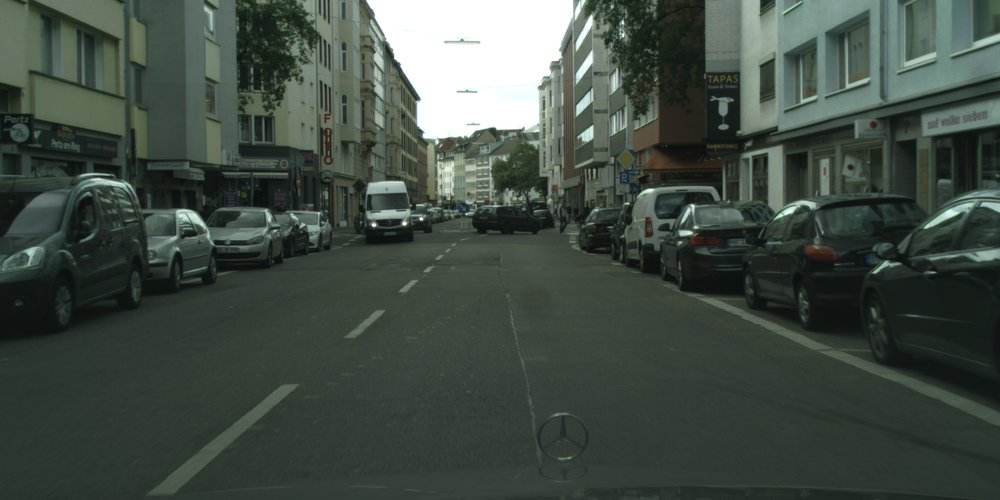
%> input picture Data/cologne_000073_000019_leftImg8bit.png, 1000 x 500 px, shrunk from 2048 x 1024 before the run
$ octave frequency_low_pass.m   (GNU Octave 9; MATLAB toolbox functions it lacks are replaced by stand-ins)
%> lines starting %> are read from the running program, lines starting %| are printed output that depends on the picture
clc; clear; close all;

% Image file in root folder
img_name = 'cologne_000073_000019_leftImg8bit.png';  % change this as needed
image_path = img_name;

% Output folder path (still inside 'outputs/frequency_filtered')
output_folder = fullfile('outputs', 'frequency_filtered');
if ~exist(output_folder, 'dir')
    mkdir(output_folder);
end

% Read and resize image
img = imread(image_path);
%> img is the input picture: size 500x1000x3 uint8; mean R, G, B 66.3, 76.8, 68.3
gray = rgb2gray(img);

% FFT and shift
F = fft2(double(gray));
F_shifted = fftshift(F);

% Create low-pass filter mask
radius = 80;
[rows, cols] = size(gray);
%> rows = 500; cols = 1000
[X, Y] = meshgrid(1:cols, 1:rows);
center_x = ceil(cols/2); center_y = ceil(rows/2);
%> after `center_x = ceil(cols/2)`: center_x = 500
%> after `center_y = ceil(rows/2)`: center_y = 250
mask = sqrt((X - center_x).^2 + (Y - center_y).^2) <= radius;

% Apply mask
F_filtered = F_shifted .* mask;

% Inverse FFT
F_ishift = ifftshift(F_filtered);
img_filtered = real(ifft2(F_ishift));
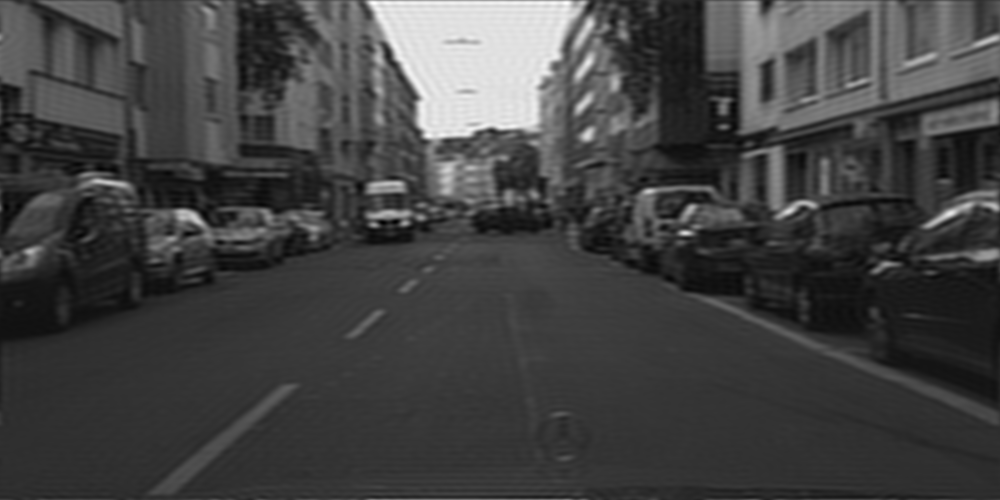
%> img_filtered: size 500x1000 double; min -3.91, max 289.5, mean 72.7; drawn with min black and max white
img_filtered = uint8(mat2gray(img_filtered) * 255);
%> img_filtered: size 500x1000 uint8

% Save result
output_filename = [img_name(1:end-4) '_fft_filtered.png'];
imwrite(img_filtered, fullfile(output_folder, output_filename));

% Show outputs in separate figures (MATLAB Online friendly)
figure('Name', 'Original Grayscale');
imshow(gray); title('Original Grayscale');

figure('Name', 'FFT Spectrum');
imshow(log(1 + abs(F_shifted)), []); colormap jet; colorbar;
%> after `imshow(log(1 + abs(F_shifted)), [])`:
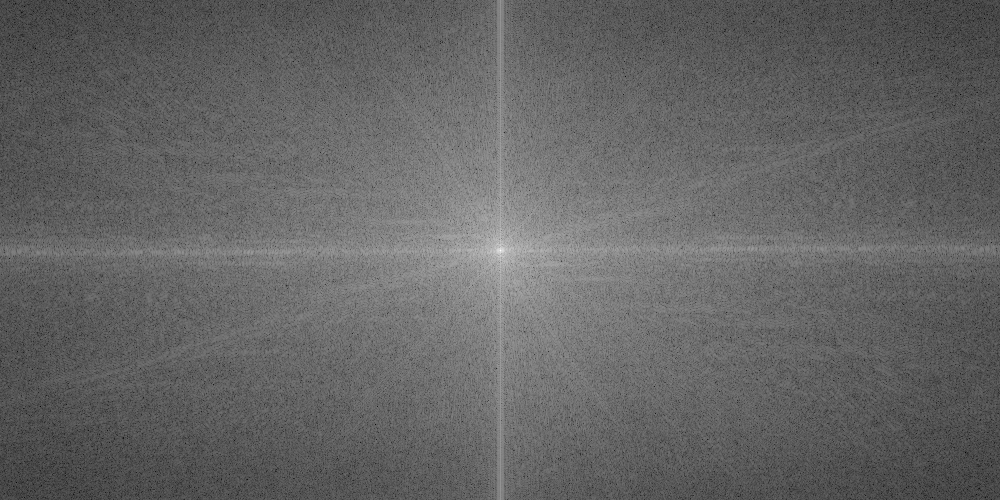
%> displayed picture: size 500x1000, on the screen's scale of 0 to 255; min 0, max 255, mean 100.2
title('FFT Magnitude Spectrum');
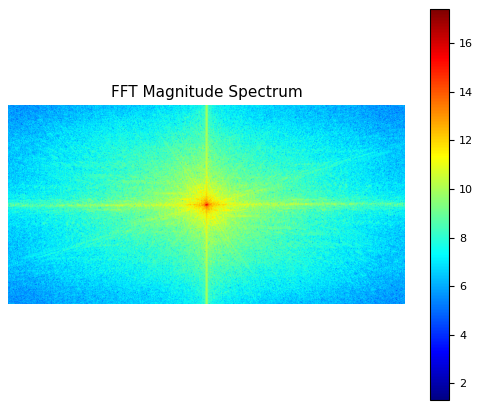
%> figure redrawn from the program's plot data

figure('Name', 'Low-Pass Filtered Image');
imshow(img_filtered); title('Filtered (Low-Pass FFT)');

$ run again, with Data/cologne_000034_000019_leftImg8bit.png copied over Data/cologne_000073_000019_leftImg8bit.png
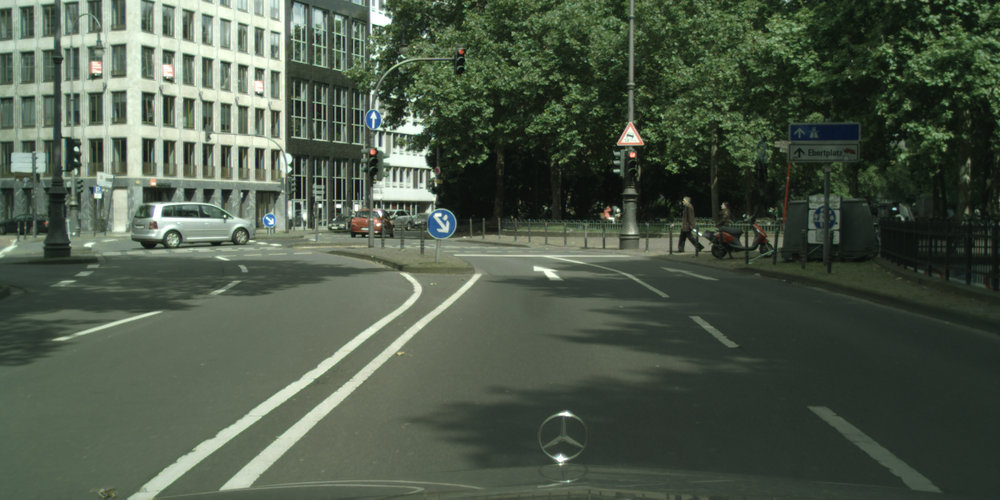
%> input picture Data/cologne_000034_000019_leftImg8bit.png, 1000 x 500 px, shrunk from 2048 x 1024 before the run
%> img is the input picture: size 500x1000x3 uint8; mean R, G, B 76.9, 88.6, 72.9
%> `imshow(log(1 + abs(F_shifted)), [])`:
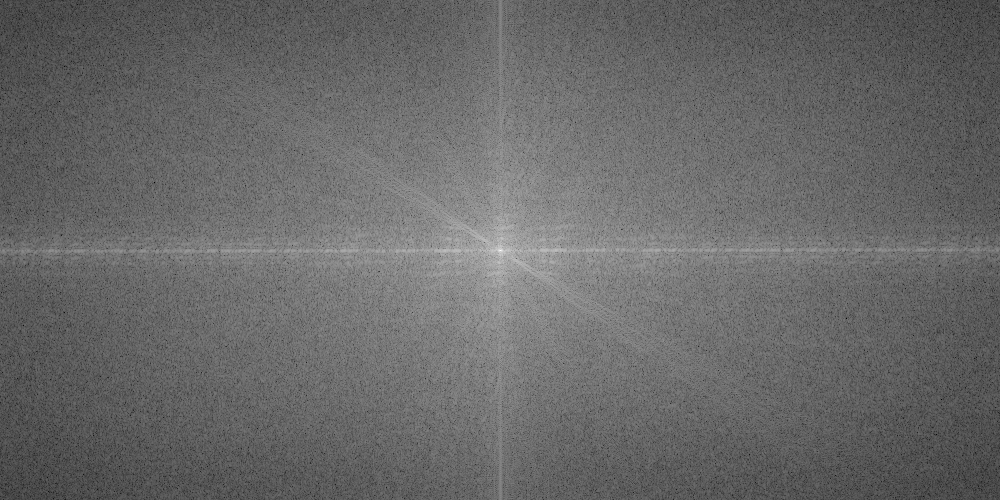
%> displayed picture: size 500x1000, on the screen's scale of 0 to 255; min 0, max 255, mean 104.2
%> `title('FFT Magnitude Spectrum');`:
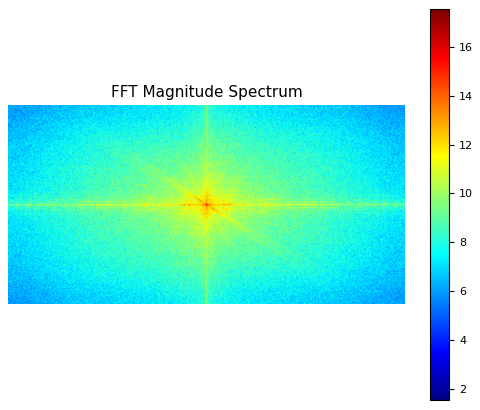
%> figure redrawn from the program's plot data

$ run again, with Data/bremen_000007_000019_leftImg8bit.png copied over Data/cologne_000073_000019_leftImg8bit.png
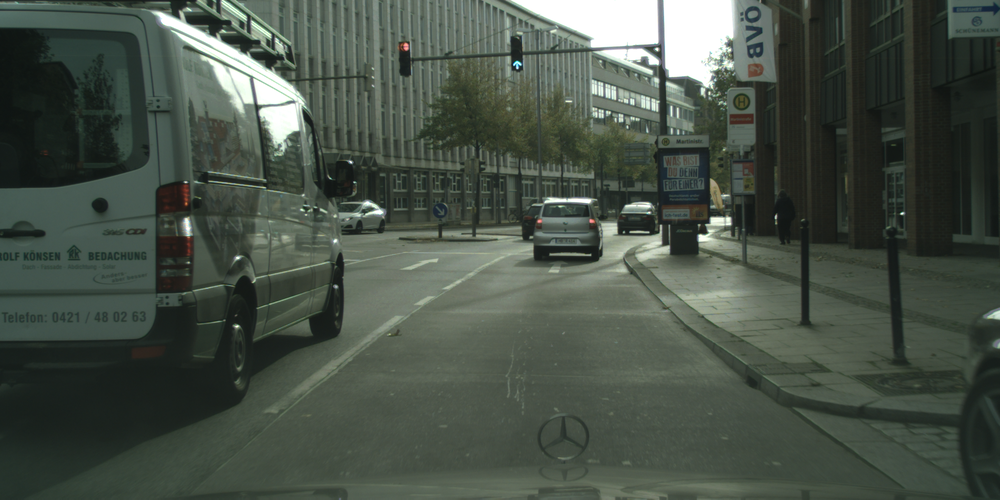
%> input picture Data/bremen_000007_000019_leftImg8bit.png, 1000 x 500 px, shrunk from 2048 x 1024 before the run
%> img is the input picture: size 500x1000x3 uint8; mean R, G, B 71.6, 81.4, 71.2
%> `imshow(log(1 + abs(F_shifted)), [])`:
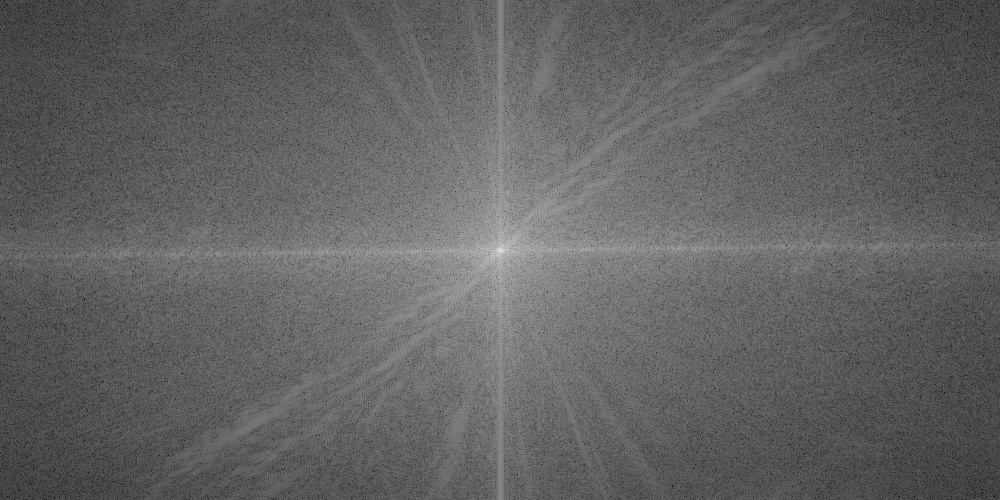
%> displayed picture: size 500x1000, on the screen's scale of 0 to 255; min 0, max 255, mean 97.9
%> `title('FFT Magnitude Spectrum');`:
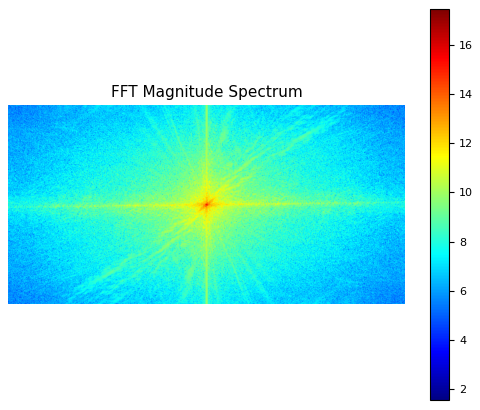
%> figure redrawn from the program's plot data
